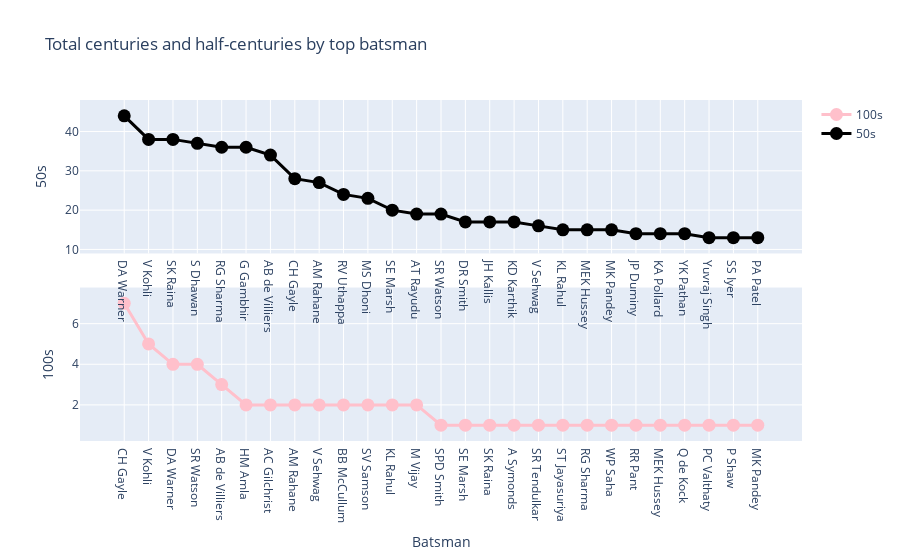

Source (notebook cell):
### Code cell
fig = {"data" : [{"x" : cen["batsman"],"y" : cen["count"],
                  "name" : "100s","marker" : {"color" : "pink","size": 13},
                  "line": {"width" : 3},"type" : "scatter","mode" : "lines+markers" ,
                  "xaxis" : "x1","yaxis" : "y1"},
        
                 {"x" : half_cen["batsman"],"y" : half_cen["count"],
                  "name" : "50s","marker" : {"color" : "black","size": 13},
                  "type" : "scatter","line": {"width" : 3},"mode" : "lines+markers",
                  "xaxis" : "x2","yaxis" : "y2"}],
       
        "layout" : {"title": "Total centuries and half-centuries by top batsman",
                    "xaxis2" : {"domain" : [0, 1],"anchor" : "y2",
                    "showticklabels" : True},"margin" : {"b" : 111},
                    "yaxis2" : {"domain" : [.55, 1],"anchor" : "x2","title": "50s"},                    
                    "xaxis" : {"domain" : [0, 1],"tickmode":'linear',"title": "Batsman"},
                    "yaxis" : {"domain" :[0, .45], "anchor" : "x2","title": "100s"}}}

iplot(fig)

### Figure 1 — Plotly figure (JSON) as saved in the notebook; plotly's stock layout.template omitted (floating-point values rounded to 4 significant figures)
{"data": [{"line": {"width": 3}, "marker": {"color": "pink", "size": 13}, "mode": "lines+markers", "name": "100s", "type": "scatter", "x": ["CH Gayle", "V Kohli", "DA Warner", "SR Watson", "AB de Villiers", "HM Amla", "AC Gilchrist", "AM Rahane", "V Sehwag", "BB McCullum", "SV Samson", "KL Rahul", "M Vijay", "SPD Smith", "SE Marsh", "SK Raina", "A Symonds", "SR Tendulkar", "ST Jayasuriya", "RG Sharma", "WP Saha", "RR Pant", "MEK Hussey", "Q de Kock", "PC Valthaty", "P Shaw", "MK Pandey"], "xaxis": "x", "y": [7, 5, 4, 4, 3, 2, 2, 2, 2, 2, 2, 2, 2, 1, 1, 1, 1, 1, 1, 1, 1, 1, 1, 1, 1, 1, 1], "yaxis": "y"}, {"line": {"width": 3}, "marker": {"color": "black", "size": 13}, "mode": "lines+markers", "name": "50s", "type": "scatter", "x": ["DA Warner", "V Kohli", "SK Raina", "S Dhawan", "RG Sharma", "G Gambhir", "AB de Villiers", "CH Gayle", "AM Rahane", "RV Uthappa", "MS Dhoni", "SE Marsh", "AT Rayudu", "SR Watson", "DR Smith", "JH Kallis", "KD Karthik", "V Sehwag", "KL Rahul", "MEK Hussey", "MK Pandey", "JP Duminy", "KA Pollard", "YK Pathan", "Yuvraj Singh", "SS Iyer", "PA Patel"], "xaxis": "x2", "y": [44, 38, 38, 37, 36, 36, 34, 28, 27, 24, 23, 20, 19, 19, 17, 17, 17, 16, 15, 15, 15, 14, 14, 14, 13, 13, 13], "yaxis": "y2"}], "layout": {"margin": {"b": 111}, "title": {"text": "Total centuries and half-centuries by top batsman"}, "xaxis": {"domain": [0, 1], "tickmode": "linear", "title": {"text": "Batsman"}}, "xaxis2": {"anchor": "y2", "domain": [0, 1], "showticklabels": true}, "yaxis": {"anchor": "x2", "domain": [0, 0.45], "title": {"text": "100s"}}, "yaxis2": {"anchor": "x2", "domain": [0.55, 1], "title": {"text": "50s"}}}}
